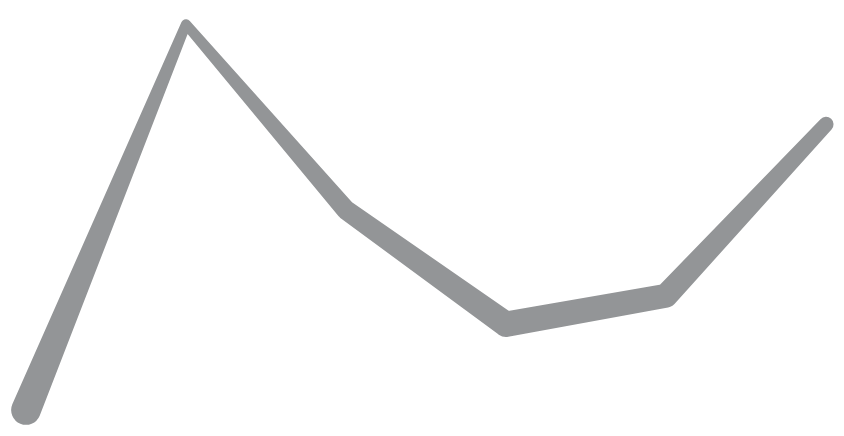

Describe this chart as a Vega-Lite specification.
### Vega specification from a JSON file in a GitHub repository (floating-point values rounded to 4 significant figures)
{"$schema": "https://vega.github.io/schema/vega/v5.json", "width": 400, "height": 200, "padding": 5, "signals": [{"name": "defined", "value": true, "bind": {"input": "checkbox"}}, {"name": "size", "value": 5, "bind": {"input": "range", "min": 1, "max": 10}}], "data": [{"name": "table", "values": [{"u": 1, "v": 28}, {"u": 2, "v": 55}, {"u": 3, "v": 42}, {"u": 4, "v": 34}, {"u": 5, "v": 36}, {"u": 6, "v": 48}]}], "scales": [{"name": "xscale", "type": "linear", "range": "width", "zero": false, "domain": {"data": "table", "field": "u"}}, {"name": "yscale", "type": "linear", "range": "height", "nice": true, "zero": false, "domain": {"data": "table", "field": "v"}}, {"name": "zscale", "type": "linear", "range": [5, 1], "domain": {"data": "table", "field": "v"}}], "marks": [{"type": "trail", "from": {"data": "table"}, "encode": {"enter": {"fill": {"value": "#939597"}}, "update": {"x": {"scale": "xscale", "field": "u"}, "y": {"scale": "yscale", "field": "v"}, "size": {"scale": "zscale", "field": "v", "mult": {"signal": "size"}}, "defined": {"signal": "defined || datum.u !== 3"}, "opacity": {"value": 1}}, "hover": {"opacity": {"value": 0.5}}}}]}
